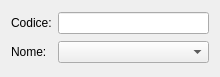
<?xml version="1.0" encoding="UTF-8"?>
<ui version="4.0">
 <class>searchCode</class>
 <widget class="QWidget" name="searchCode">
  <property name="geometry">
   <rect>
    <x>0</x>
    <y>0</y>
    <width>220</width>
    <height>77</height>
   </rect>
  </property>
  <property name="minimumSize">
   <size>
    <width>120</width>
    <height>20</height>
   </size>
  </property>
  <property name="windowTitle">
   <string>Form</string>
  </property>
  <layout class="QGridLayout" name="gridLayout">
   <item row="0" column="0">
    <widget class="QLabel" name="lblCode">
     <property name="text">
      <string>Codice:</string>
     </property>
    </widget>
   </item>
   <item row="0" column="1">
    <widget class="QLineEdit" name="editCode"/>
   </item>
   <item row="1" column="0">
    <widget class="QLabel" name="lblName">
     <property name="text">
      <string>Nome:</string>
     </property>
    </widget>
   </item>
   <item row="1" column="1">
    <widget class="QComboBox" name="comboName"/>
   </item>
  </layout>
 </widget>
 <resources/>
 <connections/>
</ui>
